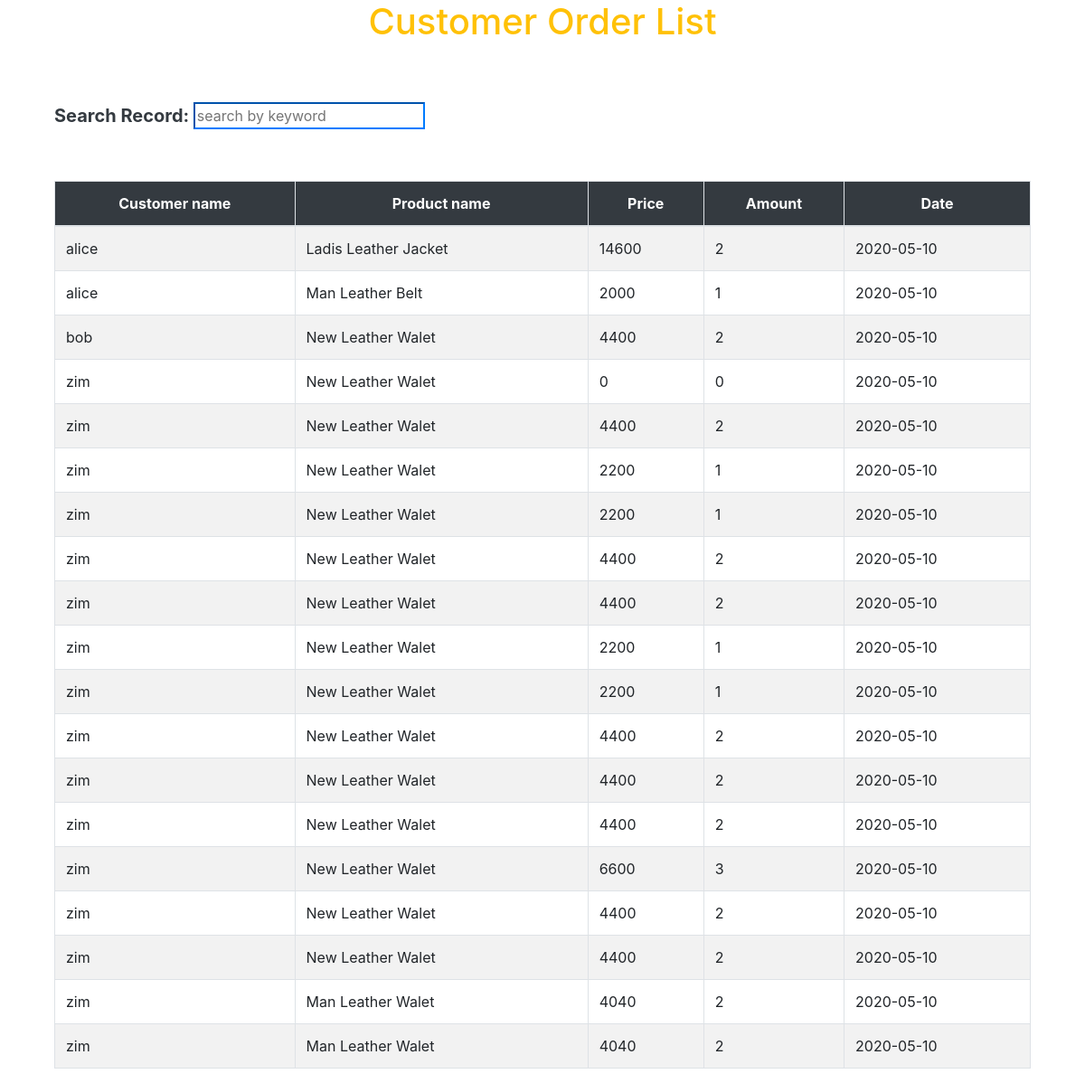
The app's page /listofcustomerorder.php with its own data.
### tables this page shows
CREATE TABLE `customerchoice` (
  `customer_name` varchar(20) NOT NULL,
  `product_name` varchar(50) NOT NULL,
  `price` int(10) NOT NULL,
  `amount` int(20) NOT NULL,
  `image` blob NOT NULL,
  `date` date NOT NULL
);

### listofcustomerorder.php (the view, shortened to what this page needs)
<!DOCTYPE html>
<html>
<head>
	<link rel="stylesheet" href="https://maxcdn.bootstrapcdn.com/bootstrap/4.4.1/css/bootstrap.min.css">
</head>
<body>
	<div class="container">
	<div class="col-lg-12">
	<h1 class="text-warning text-center">Customer Order List</h1>
		<div class="form-inline">
		<label for="search" class="font-weight-bold lead text-dark">Search Record:</label>&nbsp;
		<input type="text" name="search" id="myInput" placeholder="search by keyword" class="from-control from-control-lg rounded-0 border-primary"/><br><br>
<br><br>
<table class="table table-striped table-hover table-bordered " id="table-data"><br><br>
		<tr class="bg-dark text-white text-center">
			<th>Customer name</th>
			<th>Product name</th>
			<th>Price</th>
			<th>Amount</th>
			<th>Date</th>
		</tr>
		<tr class="text-center">
  <tbody id="myTable">
  <?php
			include "db_connect.php";
			$query="select * from customerchoice";
			$result=mysqli_query($conn,$query);
			while($res = mysqli_fetch_array($result)){
		?>
		</tr>
			<td><?php echo $res['customer_name']; ?></th>
			<td><?php echo $res['product_name']; ?></td>
			<td><?php echo $res['price']; ?></td>
			<td><?php echo $res['amount']; ?></td>
			<td><?php echo $res['date'];?></td>
		<?php
			}
		?>
		</table>
</body>
</html>

### records on screen
customerchoice: customer_name "alice", product_name "Ladis Leather Jacket", price "14600", amount "2", date "2020-05-10"
customerchoice: customer_name "alice", product_name "Man Leather Belt", price "2000", amount "1", date "2020-05-10"
customerchoice: customer_name "bob", product_name "New Leather Walet", price "4400", amount "2", date "2020-05-10"
customerchoice: customer_name "zim", product_name "New Leather Walet", price "0", amount "0", date "2020-05-10"
customerchoice: customer_name "zim", product_name "New Leather Walet", price "4400", amount "2", date "2020-05-10"
customerchoice: customer_name "zim", product_name "New Leather Walet", price "2200", amount "1", date "2020-05-10"
customerchoice: customer_name "zim", product_name "New Leather Walet", price "2200", amount "1", date "2020-05-10"
customerchoice: customer_name "zim", product_name "New Leather Walet", price "4400", amount "2", date "2020-05-10"
customerchoice: customer_name "zim", product_name "New Leather Walet", price "4400", amount "2", date "2020-05-10"
customerchoice: customer_name "zim", product_name "New Leather Walet", price "2200", amount "1", date "2020-05-10"
customerchoice: customer_name "zim", product_name "New Leather Walet", price "2200", amount "1", date "2020-05-10"
customerchoice: customer_name "zim", product_name "New Leather Walet", price "4400", amount "2", date "2020-05-10"
customerchoice: customer_name "zim", product_name "New Leather Walet", price "4400", amount "2", date "2020-05-10"
customerchoice: customer_name "zim", product_name "New Leather Walet", price "4400", amount "2", date "2020-05-10"
customerchoice: customer_name "zim", product_name "New Leather Walet", price "6600", amount "3", date "2020-05-10"
customerchoice: customer_name "zim", product_name "New Leather Walet", price "4400", amount "2", date "2020-05-10"
customerchoice: customer_name "zim", product_name "New Leather Walet", price "4400", amount "2", date "2020-05-10"
customerchoice: customer_name "zim", product_name "Man Leather Walet", price "4040", amount "2", date "2020-05-10"
customerchoice: customer_name "zim", product_name "Man Leather Walet", price "4040", amount "2", date "2020-05-10"
